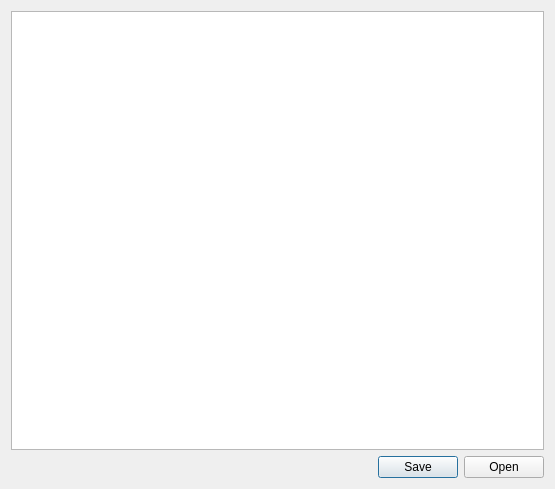
<?xml version="1.0" encoding="UTF-8"?>
<ui version="4.0">
 <class>Dialog</class>
 <widget class="QDialog" name="Dialog">
  <property name="geometry">
   <rect>
    <x>0</x>
    <y>0</y>
    <width>555</width>
    <height>489</height>
   </rect>
  </property>
  <property name="windowTitle">
   <string>Dialog</string>
  </property>
  <layout class="QVBoxLayout" name="verticalLayout">
   <item>
    <widget class="QPlainTextEdit" name="plainTextEdit"/>
   </item>
   <item>
    <widget class="QDialogButtonBox" name="buttonBox">
     <property name="standardButtons">
      <set>QDialogButtonBox::Open|QDialogButtonBox::Save</set>
     </property>
    </widget>
   </item>
  </layout>
 </widget>
 <resources/>
 <connections/>
</ui>
